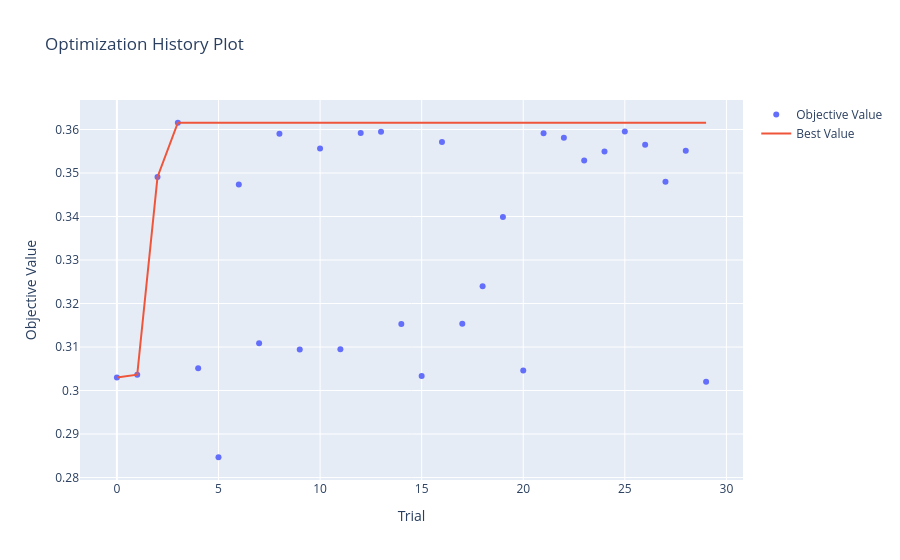

Notebook cell for this chart:
### Code cell
optuna.visualization.plot_optimization_history(study_rf)

### Figure 1 — Plotly figure (JSON) as saved in the notebook; plotly's stock layout.template omitted (floating-point values rounded to 4 significant figures)
{"data": [{"mode": "markers", "name": "Objective Value", "type": "scatter", "x": [0, 1, 2, 3, 4, 5, 6, 7, 8, 9, 10, 11, 12, 13, 14, 15, 16, 17, 18, 19, 20, 21, 22, 23, 24, 25, 26, 27, 28, 29], "y": [0.303, 0.3036, 0.3491, 0.3616, 0.3051, 0.2847, 0.3473, 0.3109, 0.359, 0.3095, 0.3556, 0.3095, 0.3592, 0.3595, 0.3153, 0.3033, 0.3571, 0.3153, 0.324, 0.3399, 0.3046, 0.3591, 0.3581, 0.3529, 0.3549, 0.3596, 0.3565, 0.348, 0.3551, 0.302]}, {"mode": "lines", "name": "Best Value", "type": "scatter", "x": [0, 1, 2, 3, 4, 5, 6, 7, 8, 9, 10, 11, 12, 13, 14, 15, 16, 17, 18, 19, 20, 21, 22, 23, 24, 25, 26, 27, 28, 29], "y": [0.303, 0.3036, 0.3491, 0.3616, 0.3616, 0.3616, 0.3616, 0.3616, 0.3616, 0.3616, 0.3616, 0.3616, 0.3616, 0.3616, 0.3616, 0.3616, 0.3616, 0.3616, 0.3616, 0.3616, 0.3616, 0.3616, 0.3616, 0.3616, 0.3616, 0.3616, 0.3616, 0.3616, 0.3616, 0.3616]}, {"marker": {"color": "#cccccc"}, "mode": "markers", "name": "Infeasible Trial", "showlegend": false, "type": "scatter", "x": [], "y": []}], "layout": {"title": {"text": "Optimization History Plot"}, "xaxis": {"title": {"text": "Trial"}}, "yaxis": {"title": {"text": "Objective Value"}}}}
